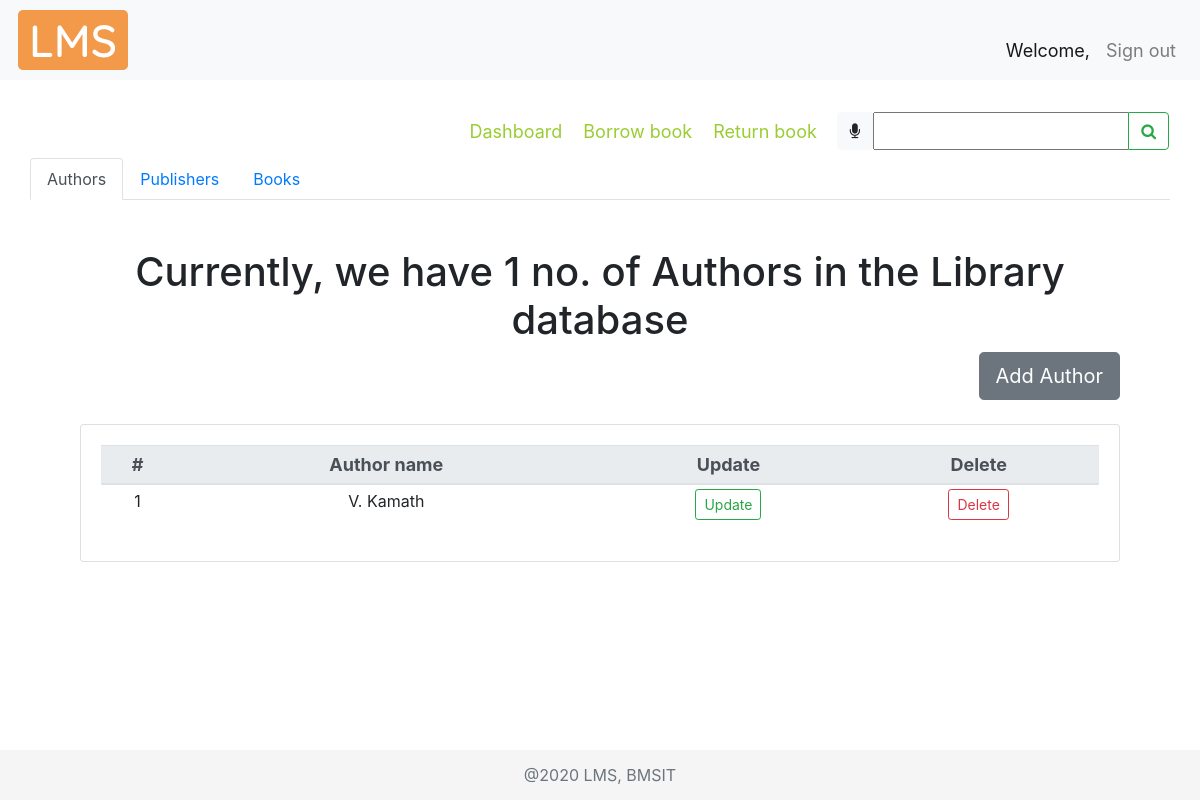
Before: /manage/ with the older database file.
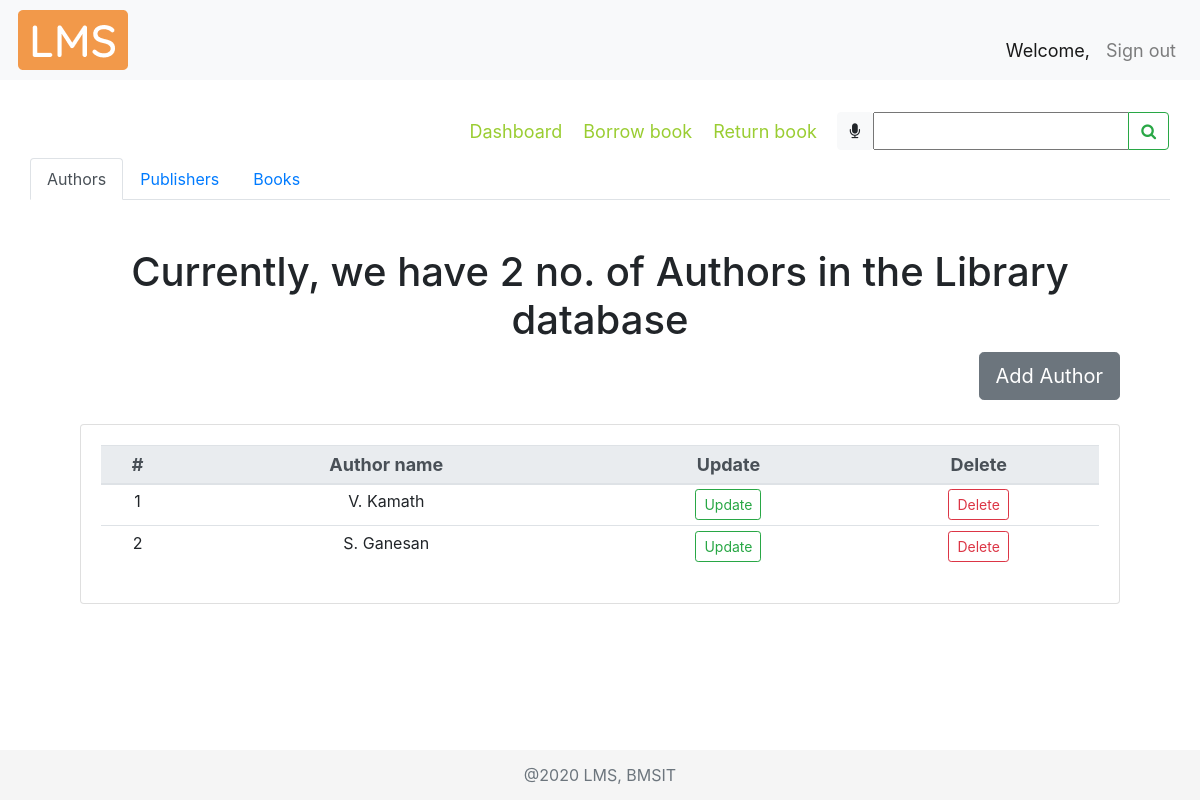
After: the same page with the newer database file.
### libraryApp/models.py (models this page shows)
class AUTHOR(models.Model):
    authorName = models.CharField(max_length=30, help_text="Author name")
    def __str__(self):
        return self.authorName

### libraryApp/views.py (the view)
# urls.py: path('manage/', views.manage, name="manage"),
def manage(request):
    manage = 'libraryApp/manage_tab.html'
    books = BOOK.objects.all()
    myFilter = BookFilter(request.GET, queryset=BOOK.objects.all())
    if request.method == "POST":
        print(request.POST)
        return redirect(searchBook, book=request.POST['bookTitle'])
    allAuthors = AUTHOR.objects.all()
    allPublishers = PUBLISHER.objects.all()
    mActive = True
    booksList = []
    bookCount = 0
    authCount = AUTHOR.objects.count()
    pubCount = PUBLISHER.objects.count()
    for i in books:
        bookCount += 1
        stock = STOCK.objects.filter(bookID__id=i.id).first()
        authors = AUTHOR.objects.filter(book__id=i.id)
        authorList = []
        authorIDList = []
        for a in authors.all():
            if a not in authorList:  # loic to check redundancy
                authorList.append(a)
                authorIDList.append(a.id)
        authorString = ', '.join(map(str, authorList))
        pub = PUBLISHER.objects.filter(
            book__id=i.id).first()
        booksList.append(tempBook(bookCount, i.bookTitle, i.id, i.genre, pub.id,
                                  pub.pubName, i.pubYear, authorIDList, authorString, i.isbn, stock.bookCopies))
    context = {
        'allBooks': booksList,
        'bookCount': bookCount,
        'myFilter': myFilter,
        'allAuthors': allAuthors,
        'authCount': authCount,
        'allPublishers': allPublishers,
        'pubCount': pubCount,
        'mActive': mActive
    }
    return render(request, manage, context)

### libraryApp/templates/libraryApp/manage_tab.html (shortened to what this page needs)
{% extends 'libraryApp/main.html' %}
{% load static %}
{% block content %}
<nav class="navbar">
  <div class="navbar-nav mySubMenu ml-auto">
    <nav>
        <a href="{% url 'dashboard' %}">Dashboard</a>
        {% if not request.user.is_staff %}
            <a href="{% url 'borrowbook' %}">Borrow book</a>
        {% endif %}
        {% if not request.user.is_staff %}
            <a href="{% url 'returnbook' %}">Return book</a>
        {% endif %}
    </nav>
  </div>
  <form class="form-inline" method="POST">
    <div class="input-group">
      <div id="speech" class="btn btn-light" title="Click the mic to speak">
        <i class="fa fa-microphone" aria-hidden="true"></i>
      </div>
      {{myFilter.form}}
      <div class="input-group-append">
        <button id="searchButton" class="btn btn-outline-success" type="submit">
          <i class="fa fa-search"></i>
        </button>
      </div>
    </div>
  </form>
</nav>
    <div class="container-fluid">
        <nav>
            <div class="nav nav-tabs" id="nav-tab" role="tablist">
                <a class="nav-item nav-link active" id="nav-home-tab" data-toggle="tab" href="#nav-home" role="tab" aria-controls="nav-home" aria-selected="true">Authors</a>
                <a class="nav-item nav-link" id="nav-profile-tab" data-toggle="tab" href="#nav-profile" role="tab" aria-controls="nav-profile" aria-selected="false">Publishers</a>
                <a class="nav-item nav-link" id="nav-contact-tab" data-toggle="tab" href="#nav-contact" role="tab" aria-controls="nav-contact" aria-selected="false">Books</a>
             </div>
        </nav>
        <div class="tab-content" id="nav-tabContent">
            <div class="tab-pane fade show active" id="nav-home" role="tabpanel" aria-labelledby="nav-home-tab">
                {% include 'libraryApp/author.html' %}
            </div>
        </div>
    </div>
{% endblock content %}

### libraryApp/templates/libraryApp/author.html (shortened to what this page needs)
<div class="container-fluid">
    <div class="row text-center booksTable mt-5">
        <div class="col-md-12">
            <h1 class="text-center">
                Currently, we have {{authCount}} no. of Authors in the Library database
            </h1>
            <div class="row justify-content-end addBookBtn">
                <a href="{% url 'addauthordetail' 'Add' %}">
                    <button type="button" class="btn btn-secondary btn-lg" data-toggle="tooltip" data-placement="right"
                        title="Click here to add a book">Add Author</button>
            </div>
            <br>
            <div class="card card-body">
                <table class="table table-sm table-hover">
                    <thead class="thead-light threadText">
                        <tr>
                            <th scope="col">#</th>
                            <th scope="col">Author name</th>
                            <th scope="col">Update</th>
                            <th scope="col">Delete</th>
                        </tr>
                    </thead>
                    {% for i in allAuthors %}
                    <tr>
                        <td>{{forloop.counter}}</td>
                        <td>{{i.authorName}}</td>
                        <td><a class="btn btn-sm btn-outline-success" href="{% url 'updateauthordetail' i.id %}">Update</a></td>
						<td><a class="btn btn-sm btn-outline-danger" href="{% url 'deleteauthordetail' i.id %}">Delete</a></td>
                    </tr>
                    {% endfor %}
                </table>
            </div>
        </div>
    </div>
</div>

Changed rows visible on the page:
added AUTHOR: authorName "S. Ganesan"
Other visible differences:
{{ authCount }}: "1" → "2"
